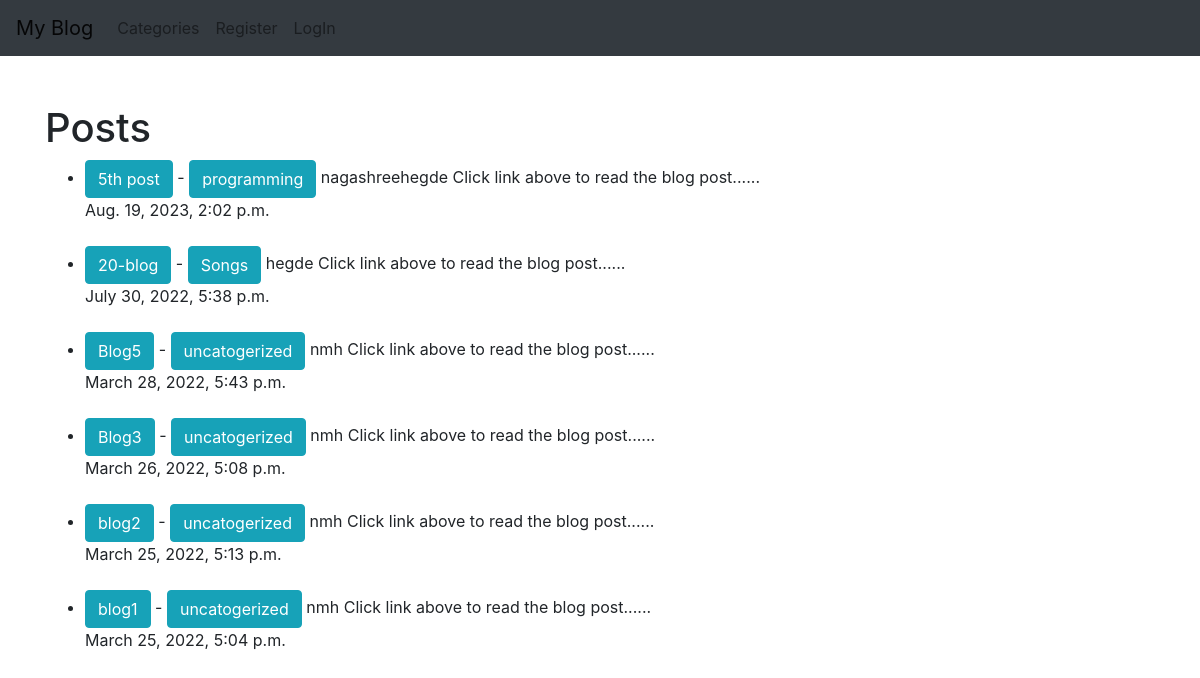
The app's page /, older data.
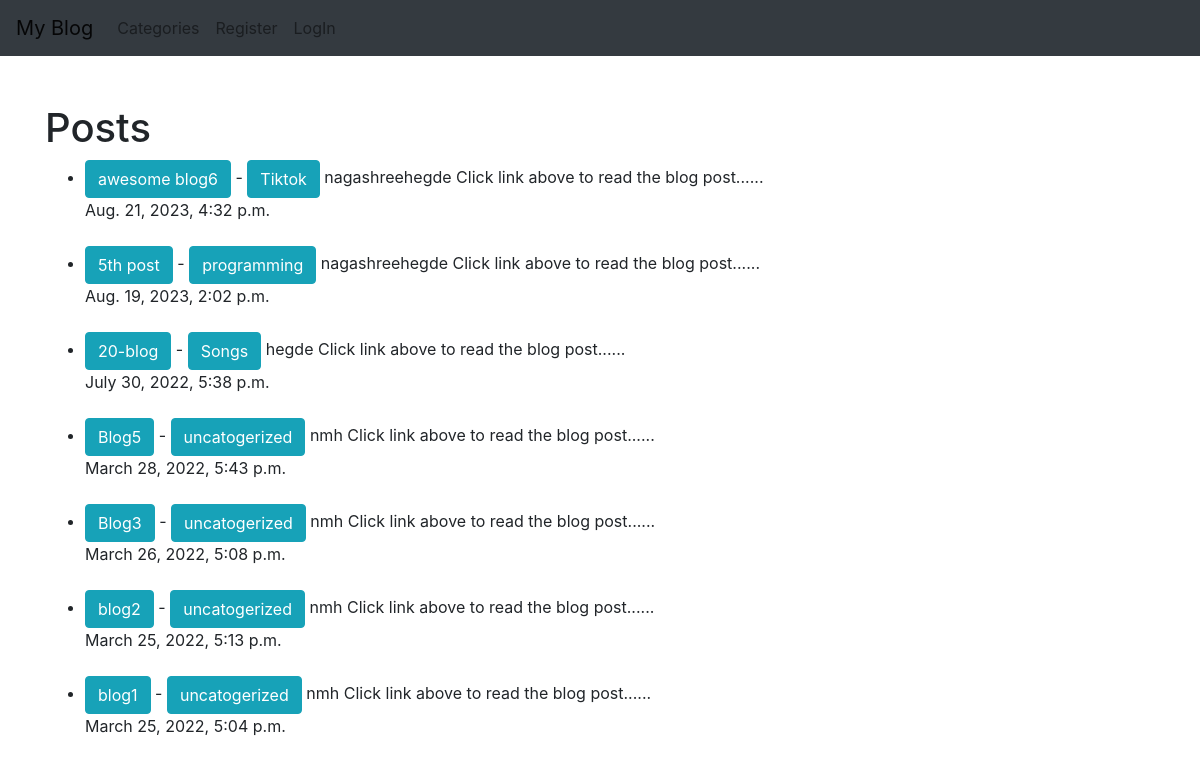
The same page, newer data.
### app_blog/models.py (models this page shows, shortened)
class Post(models.Model):
    title = models.CharField(max_length=255)
    header_image = models.ImageField(null=True,blank=True, upload_to= 'images/')
    title_tag = models.CharField(max_length=255)
    author = models.ForeignKey(User,on_delete=models.CASCADE)
    body = RichTextField(blank=True, null=True)
    created = models.DateTimeField(auto_now_add=True)
    category = models.CharField(max_length=255,default='uncatogerized')
    snippet = models.CharField(max_length=255)
    likes = models.ManyToManyField(User, related_name='blog_posts')

### app_blog/views.py (the view)
# urls.py: path('',HomeView.as_view(),name="home"),
class HomeView(ListView):
    model=Post
    template_name='app_blog/home.html'
    ordering=['-created']

### app_blog/templates/app_blog/home.html (shortened to what this page needs)
{% extends 'app_blog/base.html' %}
{% block content %}
<h1>Posts</h1>
<ul>
{% for post in object_list %}
    <li><a href="{% url 'article-detail' post.pk %}" class="btn btn-info">{{ post.title }}</a> -
        <a href="{% url 'category' post.category|slugify %}" class="btn btn-info">{{ post.category }}</a>
        {{ post.author }}
     {{ post.snippet }}   <br>
     {{ post.created }} </li>
     <br>
{% endfor%}
</ul>
{% endblock %}

Row changes from the older to the newer data that the page shows:
added Post: title "awesome blog6", category "Tiktok", author "nagashreehegde", snippet "Click link above to read the blog post......", created "Aug. 21, 2023, 4:32 p.m."
